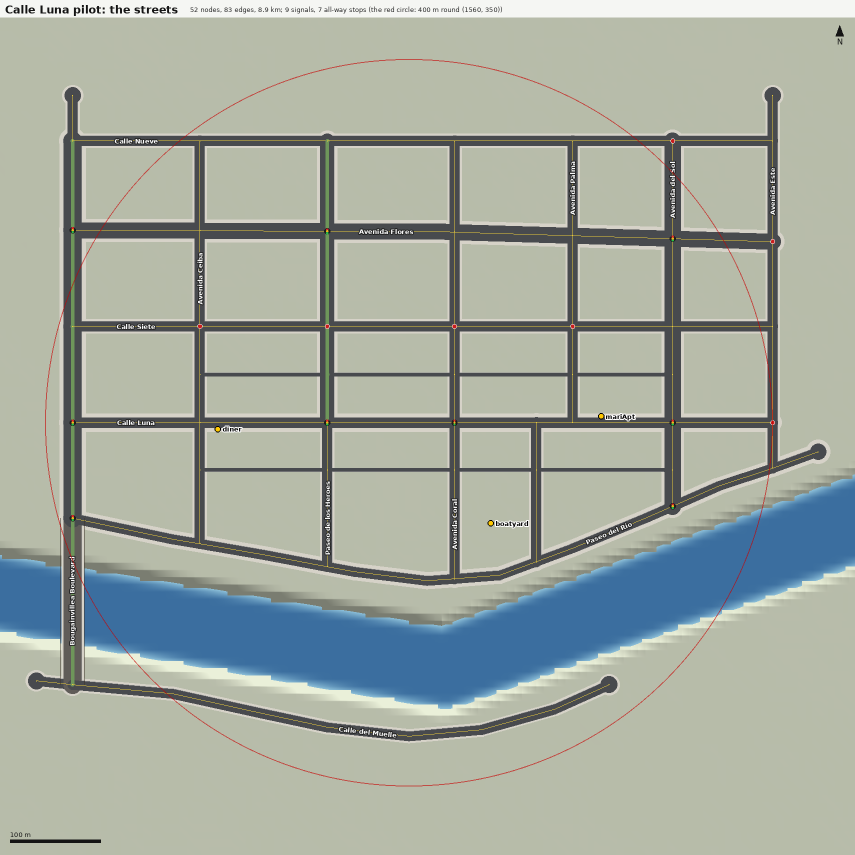
#> input picture _save/tmp_city/msg/pilot_streets_v1.png, 1709 x 1709 px (shown at 1/2 size); its folder holds only this picture in this run
$ python deliver_set.py ../../tmp_city/msg ../../tmp_city/msg/pilot_streets_v1.png ../../tmp_city/msg/pilot_streets_v1.png
#> lines starting #> are read from the running program, lines starting #| are printed output that depends on the picture
import sys, os
from PIL import Image, ImageChops, ImageStat
src, dst, prev = sys.argv[1], sys.argv[2], sys.argv[3]
os.makedirs(dst, exist_ok=True)
names = sorted(f[:-4] for f in os.listdir(src) if f.endswith('.png'))
thumbs = []
for n in names:
    im = Image.open(os.path.join(src, n + '.png')).convert('RGB')
#> im is the input picture: PIL image 1709x1709 RGB; mean R, G, B 162.7, 170.6, 160.9
    im.save(os.path.join(dst, n + '.jpg'), quality=92)
    t = im.resize((640, 360), Image.LANCZOS); thumbs.append(t)
#> after `t = im.resize((640, 360), Image.LANCZOS)`:
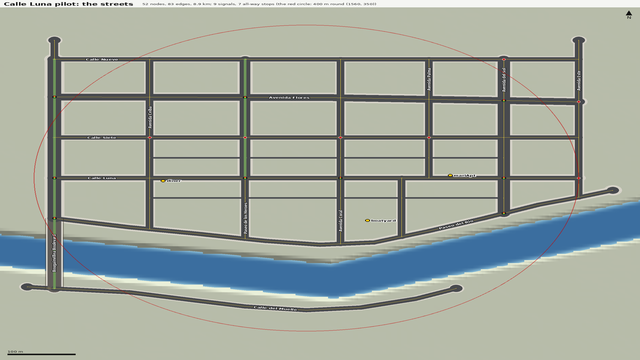
#> t: PIL image 640x360 RGB; mean R, G, B 162.6, 170.6, 160.9
    p = os.path.join(prev, n + '.jpg')
    if os.path.exists(p):
        a = im.resize((480, 270)); b = Image.open(p).convert('RGB').resize((480, 270))
#> after `a = im.resize((480, 270))`:
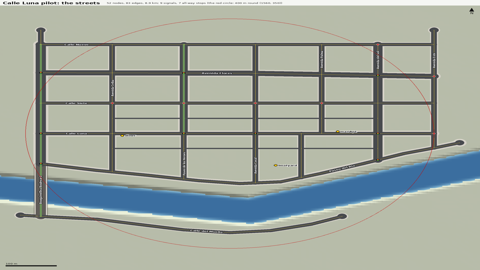
#> a: PIL image 480x270 RGB; mean R, G, B 162.7, 170.6, 160.9
        d = ImageStat.Stat(ImageChops.difference(a, b)).mean
#> d = [0.235, 0.46, 0.772]
        print('%-28s %s  mean abs diff vs prev %.1f' % (n, im.size, sum(d) / 3))
#| pilot_streets_v1             (1709, 1709)  mean abs diff vs prev 0.5
    else:
        print('%-28s %s  (no previous)' % (n, im.size))
sheet = Image.new('RGB', (1920, 720), (20, 20, 20))
#> sheet: PIL image 1920x720 RGB; every value is 20
for i, t in enumerate(thumbs):
    sheet.paste(t, ((i % 3) * 640, (i // 3) * 360))
#> this loop made 1 pass
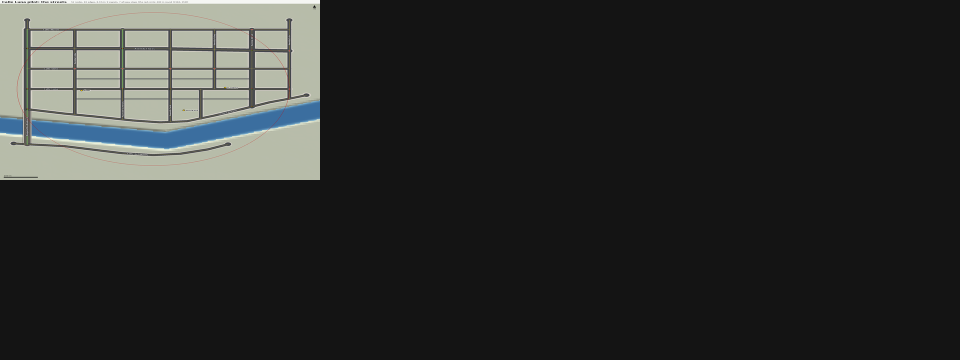
#> sheet: PIL image 1920x720 RGB (shown at 1/2 size); mean R, G, B 43.8, 45.1, 43.5
sheet.save(os.path.join(dst, '_sheet.jpg'), quality=88)
print('sheet', len(thumbs))
#| sheet 1
